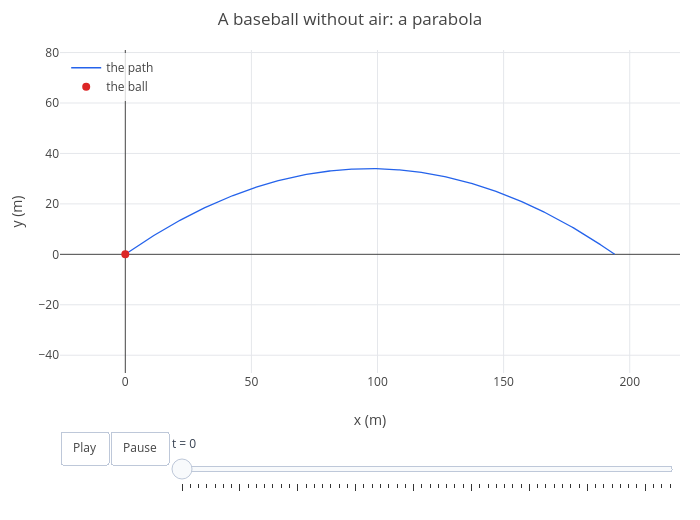

Notebook code for this chart:
### Markdown cell above
Here is the flight itself; press play to watch it (on paper, later moments are drawn faintly):

### Code cell
vxn = value(vx0); vyn = value(vy0); Tn = value(T);
p = animate(vxn*t, vyn*t - 9.80665*t^2/2, t, 0, Tn);
p = legend(p, "the path", "the ball");
labels(title(p, "A baseball without air: a parabola"), "x (m)", "y (m)")

### Figure 1 — Plotly figure (JSON) as saved in the notebook; plotly's stock layout.template omitted (floating-point values rounded to 4 significant figures; data arrays with more than 128 entries replaced by an {"elided": "..."} marker saying what was removed)
{"data": [{"line": {"color": "#2563eb", "width": 1.3}, "mode": "lines", "name": "the path", "type": "scatter", "x": {"elided": "402 float values"}, "y": {"elided": "402 float values"}}, {"marker": {"color": "#dc2626", "size": 8}, "mode": "markers", "name": "the ball", "type": "scatter", "x": [0], "y": [0]}], "layout": {"height": 520, "legend": {"bgcolor": "rgba(255,255,255,0.8)", "x": 0.01, "xanchor": "left", "y": 0.99, "yanchor": "top"}, "margin": {"b": 140, "l": 60, "r": 20, "t": 50}, "showlegend": true, "sliders": [{"currentvalue": {"font": {"color": "#374151"}, "visible": true}, "font": {"color": "rgba(0,0,0,0)"}, "len": 0.82, "steps": [{"args": [["0"], {"frame": {"duration": 0, "redraw": false}, "mode": "immediate", "transition": {"duration": 0}}], "label": "t = 0", "method": "animate"}, {"args": [["1"], {"frame": {"duration": 0, "redraw": false}, "mode": "immediate", "transition": {"duration": 0}}], "label": "t = 0.089", "method": "animate"}, {"args": [["2"], {"frame": {"duration": 0, "redraw": false}, "mode": "immediate", "transition": {"duration": 0}}], "label": "t = 0.178", "method": "animate"}, {"args": [["3"], {"frame": {"duration": 0, "redraw": false}, "mode": "immediate", "transition": {"duration": 0}}], "label": "t = 0.268", "method": "animate"}, {"args": [["4"], {"frame": {"duration": 0, "redraw": false}, "mode": "immediate", "transition": {"duration": 0}}], "label": "t = 0.357", "method": "animate"}, {"args": [["5"], {"frame": {"duration": 0, "redraw": false}, "mode": "immediate", "transition": {"duration": 0}}], "label": "t = 0.446", "method": "animate"}, {"args": [["6"], {"frame": {"duration": 0, "redraw": false}, "mode": "immediate", "transition": {"duration": 0}}], "label": "t = 0.535", "method": "animate"}, {"args": [["7"], {"frame": {"duration": 0, "redraw": false}, "mode": "immediate", "transition": {"duration": 0}}], "label": "t = 0.625", "method": "animate"}, {"args": [["8"], {"frame": {"duration": 0, "redraw": false}, "mode": "immediate", "transition": {"duration": 0}}], "label": "t = 0.714", "method": "animate"}, {"args": [["9"], {"frame": {"duration": 0, "redraw": false}, "mode": "immediate", "transition": {"duration": 0}}], "label": "t = 0.803", "method": "animate"}, {"args": [["10"], {"frame": {"duration": 0, "redraw": false}, "mode": "immediate", "transition": {"duration": 0}}], "label": "t = 0.892", "method": "animate"}, {"args": [["11"], {"frame": {"duration": 0, "redraw": false}, "mode": "immediate", "transition": {"duration": 0}}], "label": "t = 0.981", "method": "animate"}, {"args": [["12"], {"frame": {"duration": 0, "redraw": false}, "mode": "immediate", "transition": {"duration": 0}}], "label": "t = 1.071", "method": "animate"}, {"args": [["13"], {"frame": {"duration": 0, "redraw": false}, "mode": "immediate", "transition": {"duration": 0}}], "label": "t = 1.16", "method": "animate"}, {"args": [["14"], {"frame": {"duration": 0, "redraw": false}, "mode": "immediate", "transition": {"duration": 0}}], "label": "t = 1.249", "method": "animate"}, {"args": [["15"], {"frame": {"duration": 0, "redraw": false}, "mode": "immediate", "transition": {"duration": 0}}], "label": "t = 1.338", "method": "animate"}, {"args": [["16"], {"frame": {"duration": 0, "redraw": false}, "mode": "immediate", "transition": {"duration": 0}}], "label": "t = 1.428", "method": "animate"}, {"args": [["17"], {"frame": {"duration": 0, "redraw": false}, "mode": "immediate", "transition": {"duration": 0}}], "label": "t = 1.517", "method": "animate"}, {"args": [["18"], {"frame": {"duration": 0, "redraw": false}, "mode": "immediate", "transition": {"duration": 0}}], "label": "t = 1.606", "method": "animate"}, {"args": [["19"], {"frame": {"duration": 0, "redraw": false}, "mode": "immediate", "transition": {"duration": 0}}], "label": "t = 1.695", "method": "animate"}, {"args": [["20"], {"frame": {"duration": 0, "redraw": false}, "mode": "immediate", "transition": {"duration": 0}}], "label": "t = 1.784", "method": "animate"}, {"args": [["21"], {"frame": {"duration": 0, "redraw": false}, "mode": "immediate", "transition": {"duration": 0}}], "label": "t = 1.874", "method": "animate"}, {"args": [["22"], {"frame": {"duration": 0, "redraw": false}, "mode": "immediate", "transition": {"duration": 0}}], "label": "t = 1.963", "method": "animate"}, {"args": [["23"], {"frame": {"duration": 0, "redraw": false}, "mode": "immediate", "transition": {"duration": 0}}], "label": "t = 2.052", "method": "animate"}, {"args": [["24"], {"frame": {"duration": 0, "redraw": false}, "mode": "immediate", "transition": {"duration": 0}}], "label": "t = 2.141", "method": "animate"}, {"args": [["25"], {"frame": {"duration": 0, "redraw": false}, "mode": "immediate", "transition": {"duration": 0}}], "label": "t = 2.23", "method": "animate"}, {"args": [["26"], {"frame": {"duration": 0, "redraw": false}, "mode": "immediate", "transition": {"duration": 0}}], "label": "t = 2.32", "method": "animate"}, {"args": [["27"], {"frame": {"duration": 0, "redraw": false}, "mode": "immediate", "transition": {"duration": 0}}], "label": "t = 2.409", "method": "animate"}, {"args": [["28"], {"frame": {"duration": 0, "redraw": false}, "mode": "immediate", "transition": {"duration": 0}}], "label": "t = 2.498", "method": "animate"}, {"args": [["29"], {"frame": {"duration": 0, "redraw": false}, "mode": "immediate", "transition": {"duration": 0}}], "label": "t = 2.587", "method": "animate"}, {"args": [["30"], {"frame": {"duration": 0, "redraw": false}, "mode": "immediate", "transition": {"duration": 0}}], "label": "t = 2.677", "method": "animate"}, {"args": [["31"], {"frame": {"duration": 0, "redraw": false}, "mode": "immediate", "transition": {"duration": 0}}], "label": "t = 2.766", "method": "animate"}, {"args": [["32"], {"frame": {"duration": 0, "redraw": false}, "mode": "immediate", "transition": {"duration": 0}}], "label": "t = 2.855", "method": "animate"}, {"args": [["33"], {"frame": {"duration": 0, "redraw": false}, "mode": "immediate", "transition": {"duration": 0}}], "label": "t = 2.944", "method": "animate"}, {"args": [["34"], {"frame": {"duration": 0, "redraw": false}, "mode": "immediate", "transition": {"duration": 0}}], "label": "t = 3.033", "method": "animate"}, {"args": [["35"], {"frame": {"duration": 0, "redraw": false}, "mode": "immediate", "transition": {"duration": 0}}], "label": "t = 3.123", "method": "animate"}, {"args": [["36"], {"frame": {"duration": 0, "redraw": false}, "mode": "immediate", "transition": {"duration": 0}}], "label": "t = 3.212", "method": "animate"}, {"args": [["37"], {"frame": {"duration": 0, "redraw": false}, "mode": "immediate", "transition": {"duration": 0}}], "label": "t = 3.301", "method": "animate"}, {"args": [["38"], {"frame": {"duration": 0, "redraw": false}, "mode": "immediate", "transition": {"duration": 0}}], "label": "t = 3.39", "method": "animate"}, {"args": [["39"], {"frame": {"duration": 0, "redraw": false}, "mode": "immediate", "transition": {"duration": 0}}], "label": "t = 3.48", "method": "animate"}, {"args": [["40"], {"frame": {"duration": 0, "redraw": false}, "mode": "immediate", "transition": {"duration": 0}}], "label": "t = 3.569", "method": "animate"}, {"args": [["41"], {"frame": {"duration": 0, "redraw": false}, "mode": "immediate", "transition": {"duration": 0}}], "label": "t = 3.658", "method": "animate"}, {"args": [["42"], {"frame": {"duration": 0, "redraw": false}, "mode": "immediate", "transition": {"duration": 0}}], "label": "t = 3.747", "method": "animate"}, {"args": [["43"], {"frame": {"duration": 0, "redraw": false}, "mode": "immediate", "transition": {"duration": 0}}], "label": "t = 3.836", "method": "animate"}, {"args": [["44"], {"frame": {"duration": 0, "redraw": false}, "mode": "immediate", "transition": {"duration": 0}}], "label": "t = 3.926", "method": "animate"}, {"args": [["45"], {"frame": {"duration": 0, "redraw": false}, "mode": "immediate", "transition": {"duration": 0}}], "label": "t = 4.015", "method": "animate"}, {"args": [["46"], {"frame": {"duration": 0, "redraw": false}, "mode": "immediate", "transition": {"duration": 0}}], "label": "t = 4.104", "method": "animate"}, {"args": [["47"], {"frame": {"duration": 0, "redraw": false}, "mode": "immediate", "transition": {"duration": 0}}], "label": "t = 4.193", "method": "animate"}, {"args": [["48"], {"frame": {"duration": 0, "redraw": false}, "mode": "immediate", "transition": {"duration": 0}}], "label": "t = 4.283", "method": "animate"}, {"args": [["49"], {"frame": {"duration": 0, "redraw": false}, "mode": "immediate", "transition": {"duration": 0}}], "label": "t = 4.372", "method": "animate"}, {"args": [["50"], {"frame": {"duration": 0, "redraw": false}, "mode": "immediate", "transition": {"duration": 0}}], "label": "t = 4.461", "method": "animate"}, {"args": [["51"], {"frame": {"duration": 0, "redraw": false}, "mode": "immediate", "transition": {"duration": 0}}], "label": "t = 4.55", "method": "animate"}, {"args": [["52"], {"frame": {"duration": 0, "redraw": false}, "mode": "immediate", "transition": {"duration": 0}}], "label": "t = 4.639", "method": "animate"}, {"args": [["53"], {"frame": {"duration": 0, "redraw": false}, "mode": "immediate", "transition": {"duration": 0}}], "label": "t = 4.729", "method": "animate"}, {"args": [["54"], {"frame": {"duration": 0, "redraw": false}, "mode": "immediate", "transition": {"duration": 0}}], "label": "t = 4.818", "method": "animate"}, {"args": [["55"], {"frame": {"duration": 0, "redraw": false}, "mode": "immediate", "transition": {"duration": 0}}], "label": "t = 4.907", "method": "animate"}, {"args": [["56"], {"frame": {"duration": 0, "redraw": false}, "mode": "immediate", "transition": {"duration": 0}}], "label": "t = 4.996", "method": "animate"}, {"args": [["57"], {"frame": {"duration": 0, "redraw": false}, "mode": "immediate", "transition": {"duration": 0}}], "label": "t = 5.086", "method": "animate"}, {"args": [["58"], {"frame": {"duration": 0, "redraw": false}, "mode": "immediate", "transition": {"duration": 0}}], "label": "t = 5.175", "method": "animate"}, {"args": [["59"], {"frame": {"duration": 0, "redraw": false}, "mode": "immediate", "transition": {"duration": 0}}], "label": "t = 5.264", "method": "animate"}], "x": 0.18, "y": -0.12}], "title": {"text": "A baseball without air: a parabola"}, "updatemenus": [{"buttons": [{"args": [null, {"frame": {"duration": 40, "redraw": false}, "fromcurrent": true, "transition": {"duration": 0}}], "label": "Play", "method": "animate"}, {"args": [[null], {"frame": {"duration": 0, "redraw": false}, "mode": "immediate", "transition": {"duration": 0}}], "label": "Pause", "method": "animate"}], "direction": "left", "showactive": false, "type": "buttons", "x": 0, "xanchor": "left", "y": -0.18, "yanchor": "top"}], "width": 700, "xaxis": {"autorange": false, "range": [-9.702, 203.7], "title": {"text": "x (m)"}, "zeroline": true}, "yaxis": {"range": [-47.05, 81.02], "scaleanchor": "x", "scaleratio": 1, "title": {"text": "y (m)"}, "zeroline": true}}}
